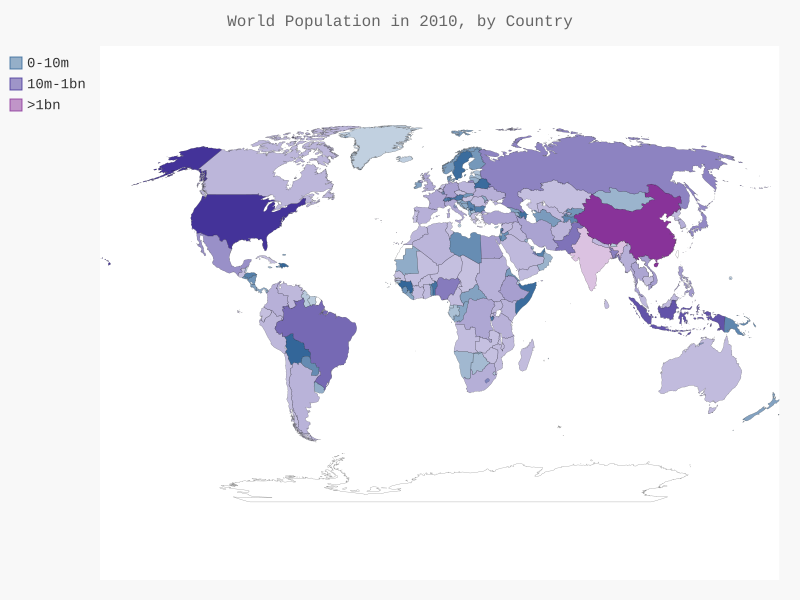

Write Python code to recreate this figure.
import json

import pygal.maps.world as pyworld

from country_codes import get_country_code as gcc
from pygal.style import RotateStyle as RS, LightColorizedStyle as LCS

# Load the data into a list.
filename = 'population_data.json'
with open(filename) as f:
	pop_data = json.load(f)

# Build a dictionary of population data.
cc_populations = {}
for pop_dict in pop_data:
	if pop_dict['Year'] == '2010':
		country_name = pop_dict['Country Name']
		population = int(float(pop_dict['Value']))
		code = gcc(country_name)
		if code:
			cc_populations[code] = population

# Group the countries into 3 population levels.
cc_pops_1, cc_pops_2, cc_pops_3 = {}, {}, {}
for cc, pop in cc_populations.items():
	if pop < 10000000:
		cc_pops_1[cc] = pop
	elif pop < 1000000000:
		cc_pops_2[cc] = pop
	else:
		cc_pops_3[cc] = pop

# See how many countries are in each level.
print(len(cc_pops_1), len(cc_pops_2), len(cc_pops_3))

wm_style = RS('#336699', base_style=LCS)
wm = pyworld.World(style=wm_style)
# wm = pyworld.World()
wm.title = 'World Population in 2010, by Country'
wm.add('0-10m', cc_pops_1)
wm.add('10m-1bn', cc_pops_2)
wm.add('>1bn', cc_pops_3)

wm.render_to_file('world_population.svg')
